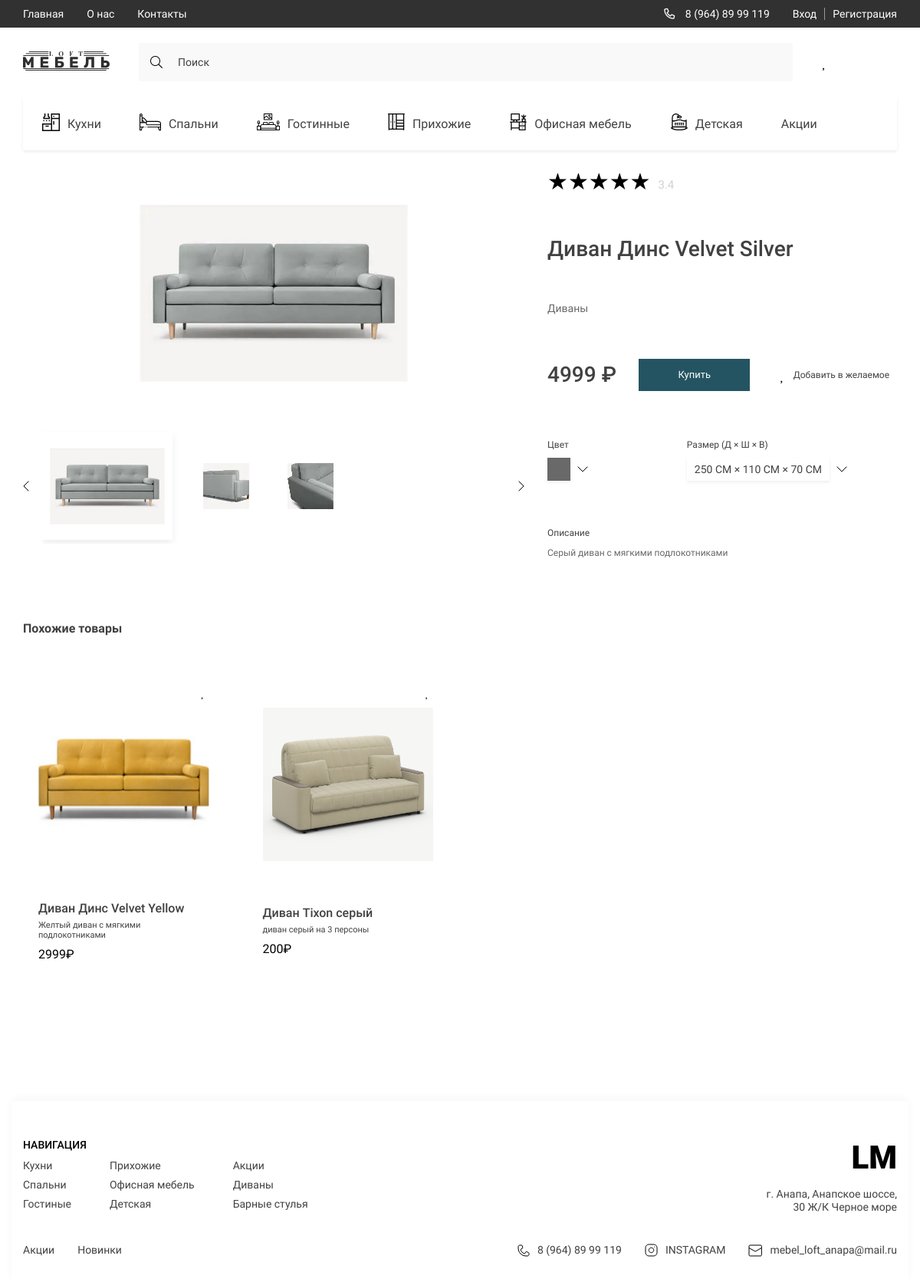
The page /product/divan-dins-velvet-silver/ on the database its author committed.
### LOFT/models.py (models this page shows, shortened)
class ProdPhoto(models.Model):
    prod = models.ForeignKey(Prod, verbose_name='Фото товара', on_delete=models.CASCADE, related_name='prod_photo')
    image = models.ImageField(upload_to='products/', verbose_name='Фото товара')
    class Meta:
        verbose_name = 'Фото товара'
        verbose_name_plural = 'Фото товаров'

class Prod(models.Model):
    title = models.CharField(max_length=100, verbose_name='Название модели')
    slug = models.SlugField(unique=True, verbose_name='Слаг модели')
    prod_model = models.ForeignKey('ProdModel', on_delete=models.CASCADE, verbose_name='Модель товара', related_name='prods', null=True, blank=True)
    description = models.CharField(max_length=350, verbose_name='Краткое описание')
    quantity = models.IntegerField(default=15, verbose_name='Количество')
    price = models.IntegerField(default=200, verbose_name='Цена')
    discount = models.IntegerField(default=0, verbose_name='Скидка')
    height = models.IntegerField(default=100, verbose_name='Высота')
    width = models.IntegerField(default=100, verbose_name='Ширина')
    length = models.IntegerField(default=100, verbose_name='Длина')
    color_name = models.CharField(max_length=50, default='Чёрный', verbose_name='Название цвета')
    color_code = models.CharField(max_length=10, default='#000000', verbose_name='Код цвета')
    category = models.ForeignKey(Cat, on_delete=models.CASCADE, verbose_name='Категория', related_name='products')
    created_at = models.DateTimeField(auto_now_add=True, verbose_name='Дата добавления')
    updated_at = models.DateTimeField(auto_now=True, verbose_name='Дата изменения')
    def get_absolute_url(self):
        return reverse('product', kwargs={'slug': self.slug})
    class Meta:
        verbose_name = 'Товар'
        verbose_name_plural = 'Товаров'

class Cat(models.Model):
    title = models.CharField(max_length=100, verbose_name='Название категории')
    slug = models.SlugField(unique=True, verbose_name='Слаг категории')
    parent = models.ForeignKey('self', null=True, blank=True, on_delete=models.CASCADE, verbose_name='Родитель',
                               related_name='subcats')
    def get_absolute_url(self):
        return reverse('category', kwargs={'slug': self.slug})
    class Meta:
        verbose_name = 'Категорию'
        verbose_name_plural = 'Категории'

### LOFT/views.py (the view)
# urls.py: path('product/<slug:slug>/', product_detail_view, name='product'),
def product_detail_view(request, slug):
    product = get_object_or_404(Prod, slug=slug)
    products = Prod.objects.filter(category=product.category).exclude(id=product.id)[:4]
    categories = Cat.objects.all()
    context = {
        'product': product,
        'products': products,
        'categories': categories,
        'title': product.title
    }
    return render(request, 'product.html', context=context)

### LOFT/templates/product.html (shortened to what this page needs)
{% extends 'base.html' %}
{% load static %}
{% block content %}
<div class="container">
    <div class="product__slider">
        <div class="product__slider-content">
            <div class="sliderLines">
                {% for photo in product.prod_photo.all %}
                <div class="product__slider-item {% if forloop.first %}active{% endif %}">
                    <img src="{{ photo.image.url }}" alt="{{ product.slug }}"
                        class="product__slider-img">
                </div>
                {% endfor %}
            </div>
            <div class="product__slider-panel">
                <ul class="product__slider-indicators">
                    {% for photo in product.prod_photo.all %}
                    <li>
                        <a href="#!" class="indicators__links {% if forloop.first %}active{% endif %}">
                            <img src="{{ photo.image.url }}" alt="{{ product.slug }}">
                        </a>
                    </li>
                    {% endfor %}
                </ul>
                <div class="product__slider-btns">
                    <button class="btn__next">
                        <img src="{% static 'assets/icons/arrow-black.svg' %}" alt="arrow">
                    </button>
                    <button class="btn__prev">
                        <img src="{% static 'assets/icons/arrow-black.svg' %}" alt="arrow">
                    </button>
                </div>
            </div>
        </div>
        <div class="product__slider-parameters">
            <div class="product__raiting">
                <div class="product__raiting-body">
                    <div class="product__raiting-active"></div>
                    <div class="product__raiting-items">
                    </div>
                </div>
                <div class="product__raiting-value">3.4</div>
            </div>
            <h1 class="product__title">{{ product.title }}</h1>
            <span class="product__categories">{{ product.category.title }}</span>
            <div class="product__links">
                <h2 class="product__links-price"> <span>{{ product.price }}</span> ₽</h2>
                <a href="{% url "basket_action" slug=product.slug action="add" %}" method="POST" class="product__links-buy">Купить</a>
                <a href="{% url "toggle_favorite" slug=product.slug %}" method="POST" class="products__item-heart product__links-add">
                    <span>Добавить в желаемое</span></a>
            </div>
            <ul class="paremeters__list">
                <li class="paremetes__list-item">
                    <h3 class="paremeters__list-title">Цвет</h3>
                    <a href="#!" class="paremeters__list-btn">
                        <div class="paremeters__color" style="background-color: {{ product.color_code }};"></div>
                        <img src="{% static 'assets/icons/arrow-black.svg' %}" alt="arrow-down">
                    </a>
                </li>
                <li class="paremetes__list-item">
                    <h3 class="paremeters__list-title">Размер (Д × Ш × В)</h3>
                    <a href="#!" class="paremeters__list-btn">
                        <div class="paremeters__size">{{ product.length }} СМ × {{ product.width }} СМ × {{ product.height }} СМ</div>
                        <img src="{% static 'assets/icons/arrow-black.svg' %}" alt="arrow-down">
                    </a>
                </li>
            </ul>
            <p class="product__descr">
                <span class="product__descr-title">Описание</span>
                {{ product.description }}
            </p>
        </div>
    </div>
</div>
<div class="container">
    <section class="products">
        <h2 class="products__title">Похожие товары</h2>
        {% include 'components/_product_card.html' %}
    </section>
</div>
{% endblock %}

### LOFT/templates/components/_product_card.html (shortened to what this page needs)
{% load static %}
<div class="products__content">
{% if category and category.slug != 'akcii' %}
    {% for product in category.products.all %}
    <div class="products__item">
        <a href="{% url "toggle_favorite" slug=product.slug %}" class="products__item-heart"></a>
        <a href="{{ product.get_absolute_url }}">
            <img src="{{ product.prod_photo.first.image.url }}" alt="" class="products__item-img">
        </a>
        <div class="products__item-text">
            <h3 class="products__item-title">{{ product.title }}</h3>
            <div class="products__item-desrc">{{ product.description }}</div>
            <div class="products__item-price">{{ product.price }}₽</div>
        </div>
        <div class="products__item-options products__options">
            <h4 class="products__options-title">Размеры</h4>
            <ul class="products__options-list options__list">
                <li class="options__list-item">
                    <p class="options__list-text">ШИРИНА</p>
                    <span class="size">{{ product.width }} СМ</span>
                </li>
                <li class="options__list-item">
                    <p class="options__list-text">ДЛИНА</p>
                    <span class="size">{{ product.length }} СМ</span>
                </li>
                <li class="options__list-item">
                    <p class="options__list-text">ВЫСОТА</p>
                    <span class="size">{{ product.height }} СМ</span>
                </li>
            </ul>
            <a href="{% url 'basket_action' slug=product.slug action='add' %}" class="options__btn btn">Добавить в корзину</a>
        </div>
    </div>
    {% endfor %}
    {% for subcat in category.subcats.all %}
        {% for product in subcat.products.all %}
    <div class="products__item">
        <a href="{% url "toggle_favorite" slug=product.slug %}" class="products__item-heart"></a>
        <a href="{{ product.get_absolute_url }}">
            <img src="{{ product.prod_photo.first.image.url }}" alt="" class="products__item-img">
        </a>
        <div class="products__item-text">
            <h3 class="products__item-title">{{ product.title }}</h3>
            <div class="products__item-desrc">{{ product.description }}</div>
            <div class="products__item-price">{{ product.price }}₽</div>
        </div>
        <div class="products__item-options products__options">
            <h4 class="products__options-title">Размеры</h4>
            <ul class="products__options-list options__list">
                <li class="options__list-item">
                    <p class="options__list-text">ШИРИНА</p>
                    <span class="size">{{ product.width }} СМ</span>
                </li>
                <li class="options__list-item">
                    <p class="options__list-text">ДЛИНА</p>
                    <span class="size">{{ product.length }} СМ</span>
                </li>
                <li class="options__list-item">
                    <p class="options__list-text">ВЫСОТА</p>
                    <span class="size">{{ product.height }} СМ</span>
                </li>
            </ul>
            <a href="{% url 'basket_action' slug=product.slug action='add' %}" class="options__btn btn">Добавить в корзину</a>
        </div>
    </div>
    {% endfor %}
    {% endfor %}
    {% else %}
    {% for product in products %}
    <div class="products__item">
        <a href="{% url "toggle_favorite" slug=product.slug %}" class="products__item-heart"></a>
        <a href="{% url 'product' slug=product.slug %}">
            <img src="{{ product.prod_photo.first.image.url }}" alt="" class="products__item-img">
        </a>
        <div class="products__item-text">
            <h3 class="products__item-title">{{ product.title }}</h3>
            <div class="products__item-desrc">{{ product.description }}</div>
            <div class="products__item-price">{{ product.price }}₽</div>
        </div>
    </div>
    {% endfor %}
    {% endif %}
</div>

### LOFT/templates/components/_footer.html
{% load static %}
<footer class="footer">
            <div class="container">
                <div class="footer__content">
                    <div class="footer__navigate">
                        <div class="footer__navigate-part">
                            <h2 class="footer__navigate-title">НАВИГАЦИЯ</h2>
                            <div class="footer__navigate-lists">
                                <ul class="footer__navigate-list">
                                    {% for category in categories|slice:":3" %}
                                    <li><a href="{{ category.get_absolute_url }}" class="footer__navigate-links">{{ category.title }}</a></li>
                                    {% endfor %}
                                </ul>
                                <ul class="footer__navigate-list">
                                    {% for category in categories|slice:"3:6" %}
                                    <li><a href="{{ category.get_absolute_url }}" class="footer__navigate-links">{{ category.title }}</a></li>
                                    {% endfor %}
                                </ul>
                                <ul class="footer__navigate-list">
                                   {% for category in categories|slice:"6:9" %}
                                    <li><a href="{{ category.get_absolute_url }}" class="footer__navigate-links">{{ category.title }}</a></li>
                                    {% endfor %}
                                </ul>
                            </div>
                        </div>
                        <div class="footer__navigate-part _right">
                            <a href="{% url 'main' %}" class="footer__logo">LM</a>
                            <p class="footer__adress">г. Анапа, Анапское шоссе, 30 Ж/К Черное море</p>
                        </div>
                    </div>
                    <div class="footer__social">
                        <ul class="footer__navigate-list _short">
                            <li><a href="{% url 'category' slug='akcii' %}" class="footer__navigate-links">Акции</a></li>
                            <li><a href="{% url 'main' %}" class="footer__navigate-links">Новинки</a></li>
                        </ul>
                        <ul class="footer__social-list">
                            <li>
                                <a href="tel:89648999119" class="footer__social-links">
                                    <img src="{% static 'assets/icons/phone.svg' %}" alt="phone">
                                    8 (964) 89 99 119
                                </a>
                            </li>
                            <li>
                                <a href="https://www.instagram.com/" target="_blank" class="footer__social-links">
                                    <img src="{% static 'assets/icons/inst.svg' %}" alt="insta">
                                    INSTAGRAM
                                </a>
                            </li>
                            <li>
                                <a href="mailto:mebel_loft_anapa@mail.ru" target="_blank" class="footer__social-links">
                                    <img src="{% static 'assets/icons/mail.svg' %}" alt="mail">
                                    mebel_loft_anapa@mail.ru
                                </a>
                            </li>
                        </ul>
                    </div>
                </div>
            </div>
        </footer>

### rows shown on the page
ProdPhoto: image (picture)
ProdPhoto: image (picture)
ProdPhoto: image (picture)
Prod: title "Диван Динс Velvet Silver", category "Диваны", price "4999", length "250", width "110", height "70", description "Серый диван с мягкими подлокотниками"
Prod: prod_photo.first.image (picture), title "Диван Динс Velvet Yellow", description "Желтый диван с мягкими подлокотниками", price "2999"
Prod: prod_photo.first.image (picture), title "Диван Tixon серый", description "диван серый на 3 персоны", price "200"
Cat: title "Кухни"
Cat: title "Спальни"
Cat: title "Гостиные"
Cat: title "Прихожие"
Cat: title "Офисная мебель"
Cat: title "Детская"
Cat: title "Акции"
Cat: title "Диваны"
Cat: title "Барные стулья"
